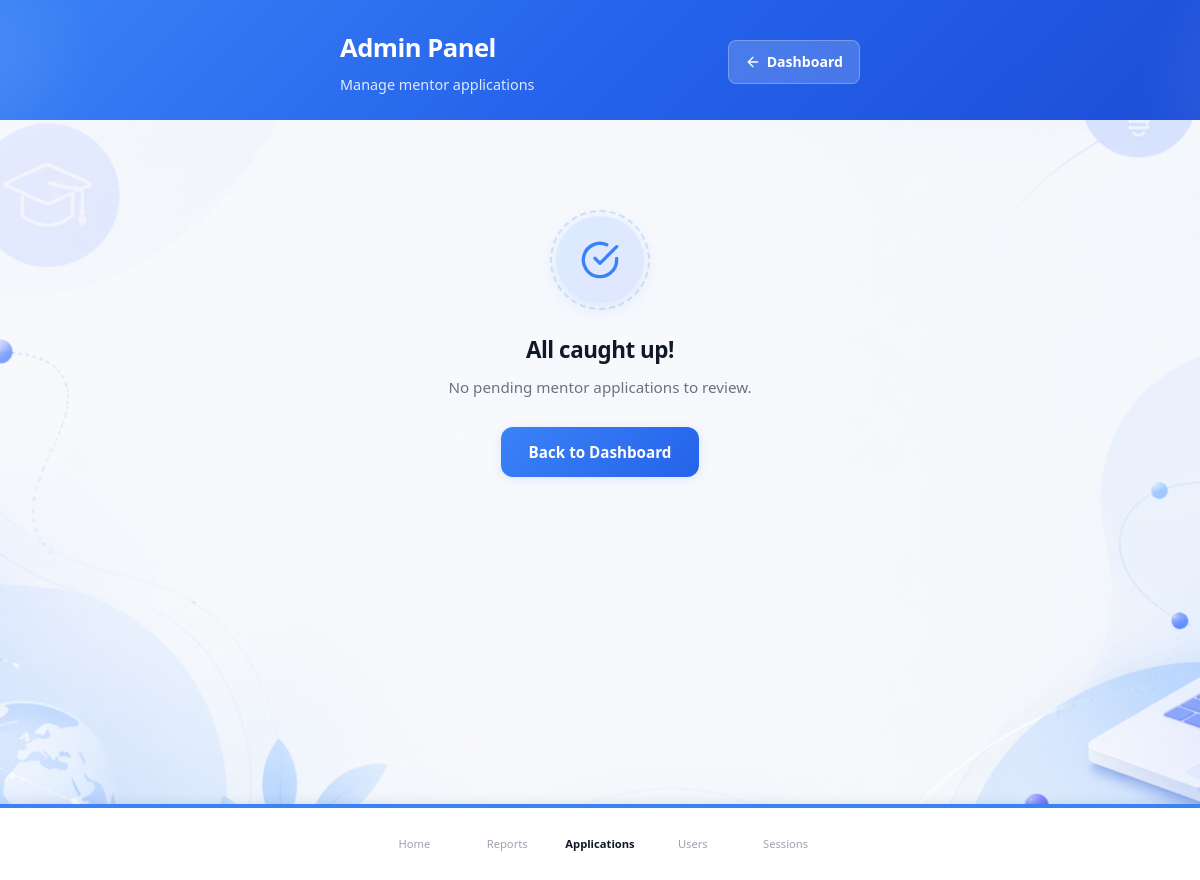
Before: /users/admin/manage_applications.php (signed in) with the older database file.
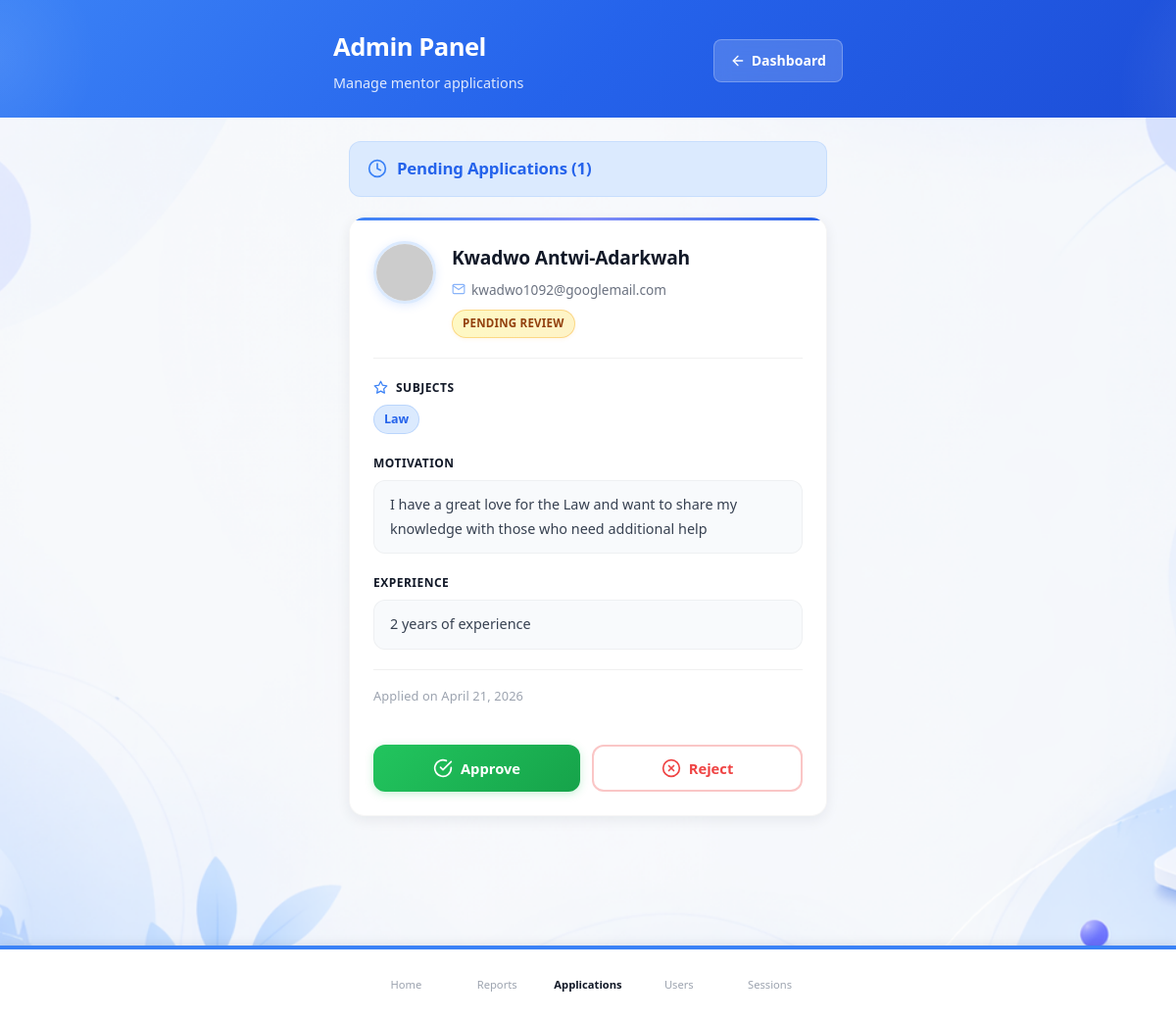
After: the same page with the newer database file.
### tables this page shows
CREATE TABLE `mentor_applications` (
  `id` int(11) NOT NULL,
  `user_id` int(11) NOT NULL,
  `motivation` text NOT NULL,
  `linkedin` varchar(255) DEFAULT NULL,
  `github` varchar(255) DEFAULT NULL,
  `experience_years` int(11) DEFAULT NULL,
  `status` enum('pending','approved','rejected') DEFAULT 'pending',
  `admin_notes` text DEFAULT NULL,
  `submitted_at` timestamp NOT NULL DEFAULT current_timestamp(),
  `reviewed_at` timestamp NULL DEFAULT NULL
);

CREATE TABLE `users` (
  `id` int(11) NOT NULL,
  `first_name` varchar(100) NOT NULL,
  `last_name` varchar(100) NOT NULL,
  `phone` varchar(20) DEFAULT NULL,
  `email` varchar(150) NOT NULL,
  `password` varchar(255) NOT NULL,
  `role` enum('student','mentor','admin') NOT NULL,
  `created_at` timestamp NOT NULL DEFAULT current_timestamp(),
  `profile_picture` varchar(255) DEFAULT NULL,
  `oauth_provider` varchar(20) DEFAULT NULL,
  `oauth_id` varchar(255) DEFAULT NULL
);

### users/admin/manage_applications.php (the view, shortened to what the changed rows need)
<?php
require_once '../../includes/db.php';
$pending_applications = [];
try {
    $sql = "
        SELECT
            ma.id,
            ma.user_id,
            ma.motivation,
            ma.experience_years,
            ma.status,
            ma.submitted_at,
            u.first_name,
            u.last_name,
            u.email,
            u.profile_picture
        FROM mentor_applications ma
        JOIN users u ON ma.user_id = u.id
        WHERE ma.status = 'pending'
        ORDER BY ma.submitted_at ASC
    ";
    $stmt = $pdo->query($sql);
    $pending_applications = $stmt->fetchAll(PDO::FETCH_ASSOC);
} catch (PDOException $e) {
    $error = "Failed to load applications.";
}
$pending_count = count($pending_applications);
?>
<!DOCTYPE html>
<html lang="en">
<head>
    <link rel="stylesheet" href="../../assets/css/styles.css">
    <link rel="stylesheet" href="../../assets/css/admin_dashboard.css">
</head>
<body>
    <div class="admin-container">
        <header class="admin-header">
            <div class="admin-header-inner">
                <div>
                    <h1>Admin Panel</h1>
                </div>
            </div>
        </header>
        <main class="admin-content">
            <?php if ($pending_count > 0): ?>
                <div class="section-header">
                    <svg width="20" height="20" viewBox="0 0 24 24" fill="none" stroke="currentColor" stroke-width="2" stroke-linecap="round" stroke-linejoin="round">
                        <circle cx="12" cy="12" r="10"/><polyline points="12 6 12 12 16 14"/>
                    </svg>
                    <h2>Pending Applications (<?php echo $pending_count; ?>)</h2>
                </div>
                <div class="applications-list">
                    <?php foreach ($pending_applications as $app): ?>
                        <article class="application-card">
                            <div class="application-card-content">
                                <div class="applicant-header">
                                    <div class="applicant-info">
                                        <?php
                                        $avatar_url = '';
                                        if (!empty($app['profile_picture'])) {
                                            $avatar_url = '../../' . htmlspecialchars($app['profile_picture']);
                                        }
                                        $full_name = htmlspecialchars($app['first_name'] . ' ' . $app['last_name']);
                                        $fallback_avatar = 'https://ui-avatars.com/api/?name=' . urlencode($full_name) . '&background=06b6d4&color=fff&size=128';
                                        ?>
                                        <?php if ($avatar_url): ?>
                                            <img src="<?php echo $avatar_url; ?>" alt="<?php echo $full_name; ?>" class="applicant-avatar" onerror="this.onerror=null;this.src='<?php echo $fallback_avatar; ?>';">
                                        <?php endif; ?>
                                        <div class="applicant-details">
                                            <h3><?php echo $full_name; ?></h3>
                                            <div class="applicant-email">
                                                <svg viewBox="0 0 24 24" fill="none" stroke="currentColor" stroke-width="2" stroke-linecap="round" stroke-linejoin="round">
                                                    <path d="M4 4h16c1.1 0 2 .9 2 2v12c0 1.1-.9 2-2 2H4c-1.1 0-2-.9-2-2V6c0-1.1.9-2 2-2z"/><polyline points="22,6 12,13 2,6"/>
                                                </svg>
                                                <span><?php echo htmlspecialchars($app['email']); ?></span>
                                            </div>
                                            <span class="badge badge-pending">Pending Review</span>
                                        </div>
                                    </div>
                                </div>
                                <?php if (!empty($app['subjects'])): ?>
                                <div class="info-section">
                                    <h4>
                                        <svg viewBox="0 0 24 24" fill="none" stroke="currentColor" stroke-width="2" stroke-linecap="round" stroke-linejoin="round">
                                            <polygon points="12 2 15.09 8.26 22 9.27 17 14.14 18.18 21.02 12 17.77 5.82 21.02 7 14.14 2 9.27 8.91 8.26 12 2"/>
                                        </svg>
                                        Subjects
                                    </h4>
                                    <div class="subjects-list">
                                        <?php foreach ($app['subjects'] as $subject): ?>
                                            <span class="badge badge-subject"><?php echo htmlspecialchars($subject); ?></span>
                                        <?php endforeach; ?>
                                    </div>
                                </div>
                                <?php endif; ?>
                                <div class="info-section">
                                    <h4>Motivation</h4>
                                    <p><?php echo nl2br(htmlspecialchars($app['motivation'])); ?></p>
                                </div>
                                <?php if (!empty($app['experience_years'])): ?>
                                <div class="info-section">
                                    <h4>Experience</h4>
                                    <p><?php echo htmlspecialchars($app['experience_years']); ?> year<?php echo $app['experience_years'] != 1 ? 's' : ''; ?> of experience</p>
                                </div>
                                <?php endif; ?>
                                <div class="application-date">
                                    Applied on <?php echo date('F j, Y', strtotime($app['submitted_at'])); ?>
                                </div>
                                <div id="actions-<?php echo $app['id']; ?>">
                                    <div class="action-buttons">
                                        <form method="POST" style="flex: 1; display: contents;">
                                            <button type="submit" class="btn-approve">
                                                <svg width="20" height="20" viewBox="0 0 24 24" fill="none" stroke="currentColor" stroke-width="2" stroke-linecap="round" stroke-linejoin="round">
                                                    <path d="M22 11.08V12a10 10 0 1 1-5.93-9.14"/><polyline points="22 4 12 14.01 9 11.01"/>
                                                </svg>
                                                Approve
                                            </button>
                                        </form>
                                        <button type="button" class="btn-reject" onclick="showRejectForm(<?php echo $app['id']; ?>)">
                                            <svg width="20" height="20" viewBox="0 0 24 24" fill="none" stroke="currentColor" stroke-width="2" stroke-linecap="round" stroke-linejoin="round">
                                                <circle cx="12" cy="12" r="10"/><line x1="15" y1="9" x2="9" y2="15"/><line x1="9" y1="9" x2="15" y2="15"/>
                                            </svg>
                                            Reject
                                        </button>
                                    </div>
                                </div>
                            </div>
                        </article>
                    <?php endforeach; ?>
                </div>
            <?php else: ?>
                <div class="empty-state">
                    <div class="empty-state-icon">
                        <svg viewBox="0 0 24 24" fill="none" stroke="currentColor" stroke-width="2" stroke-linecap="round" stroke-linejoin="round">
                            <path d="M22 11.08V12a10 10 0 1 1-5.93-9.14"/><polyline points="22 4 12 14.01 9 11.01"/>
                        </svg>
                    </div>
                    <h2>All caught up!</h2>
                    <p>No pending mentor applications to review.</p>
                    <a href="../../pages/dashboard.php" class="btn-dashboard">Back to Dashboard</a>
                </div>
            <?php endif; ?>
        </main>
    </div>
    <?php $currentPage = 'admin_dashboard'; include '../../includes/nav.php'; ?>
</body>
</html>

### includes/nav.php (shortened to what the changed rows need)
<?php
$navBasePath = '';
if (strpos($_SERVER['PHP_SELF'], '/users/') !== false) {
    $navBasePath = '../../';
} elseif (strpos($_SERVER['PHP_SELF'], '/pages/') !== false) {
    $navBasePath = '../';
}
$currentPage = basename($_SERVER['PHP_SELF'], '.php');
$userRole = $_SESSION['role'] ?? 'student';
if ($userRole === 'mentor') {
    $navItems = [
        ['name' => 'dashboard', 'label' => 'Home', 'path' => $navBasePath . 'pages/dashboard.php', 'icon' => 'home'],
        ['name' => 'calendar', 'label' => 'Calendar', 'path' => $navBasePath . 'pages/calendar.php', 'icon' => 'calendar'],
        ['name' => 'requests', 'label' => 'Requests', 'path' => $navBasePath . 'pages/requests.php', 'icon' => 'requests'],
        ['name' => 'chat', 'label' => 'Chats', 'path' => $navBasePath . 'pages/chat.php', 'icon' => 'chat'],
        ['name' => 'profile', 'label' => 'Settings', 'path' => $navBasePath . 'pages/profile.php', 'icon' => 'settings'],
    ];
} elseif ($userRole === 'admin') {
    $navItems = [
        ['name' => 'dashboard', 'label' => 'Home', 'path' => $navBasePath . 'pages/dashboard.php', 'icon' => 'home'],
        ['name' => 'platform_report', 'label' => 'Reports', 'path' => $navBasePath . 'pages/platform_report.php', 'icon' => 'reports'],
        ['name' => 'manage_applications', 'label' => 'Applications', 'path' => $navBasePath . 'users/admin/manage_applications.php', 'icon' => 'requests'],
        ['name' => 'manage_users', 'label' => 'Users', 'path' => $navBasePath . 'pages/manage_users.php', 'icon' => 'users'],
        ['name' => 'session_monitor', 'label' => 'Sessions', 'path' => $navBasePath . 'pages/session_monitor.php', 'icon' => 'calendar'],
    ];
}
?>
<nav class="bottom-nav">
    <div class="bottom-nav-inner">
        <?php foreach ($navItems as $item):
            $isActive = ($currentPage === $item['name']);
        ?>
        <a href="<?php echo $item['path']; ?>" class="nav-item <?php echo $isActive ? 'active' : ''; ?>">
            <span class="nav-label"><?php echo $item['label']; ?></span>
        </a>
        <?php endforeach; ?>
    </div>
</nav>

Changed rows visible on the page:
added mentor_applications: user.last_name "Kwadwo Antwi-Adarkwah", user.email "kwadwo1092@googlemail.com", subject "Law", motivation "I have a great love for the Law and want to share my knowledge with those who need additional help", experience_years "2", submitted_at "April 21, 2026"
Other visible differences:
$pending_count: (not shown) → "1"
text no longer shown: "All caught up! No pending mentor applications to review. Back to Dashboard"
text now shown: "Pending Applications ( )"
